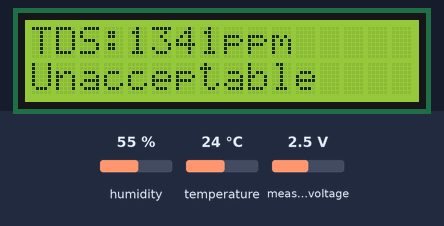
A sketch run on a simulated ESP32. Parts: 16×2 character LCD. The test bench sets the inputs (shaded band); at power-on: temperature 24 °C, measured voltage 2.5 V, humidity 55 %. What the sketch prints to the serial monitor is not drawn.

Above: at 5.3 s.
5.4 s: temperature set to 33 °C
At 12.3 s:
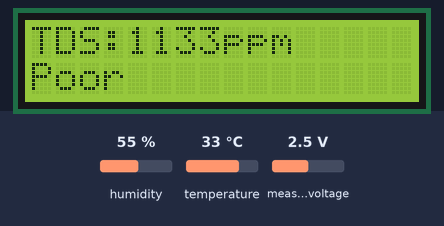
15.9 s: measured voltage set to 0.1 V
At 18.8 s:
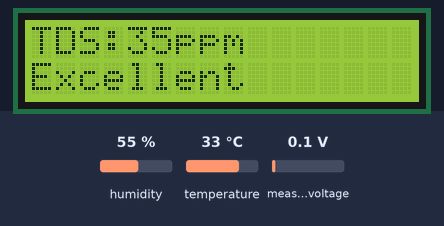
26.2 s: measured voltage set to 1.2 V
At 32.8 s:
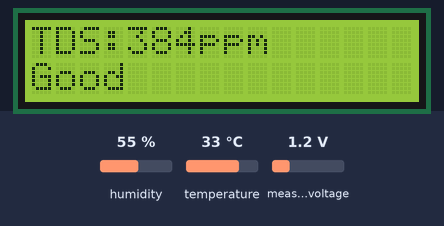
35.9 s: temperature set to 12 °C
At 39.2 s:
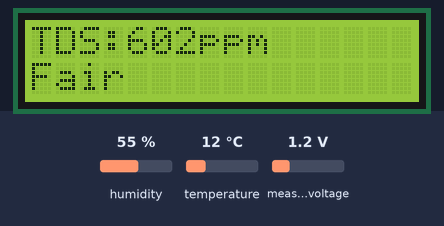
46.2 s: temperature set to 19 °C
At 55.1 s:
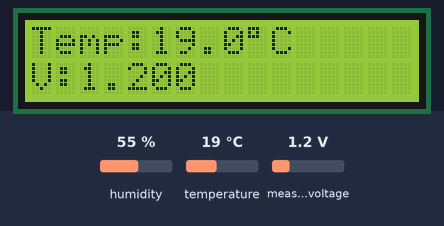
55.9 s: measured voltage set to 2.5 V
At 58.7 s:
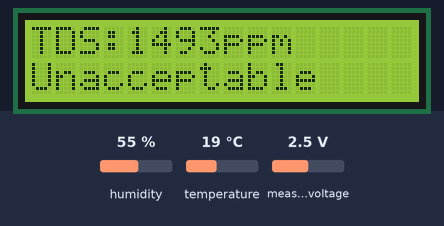
Timing chart, 0 to 60.2 s (numbered marks = the images above; inputs shaded):
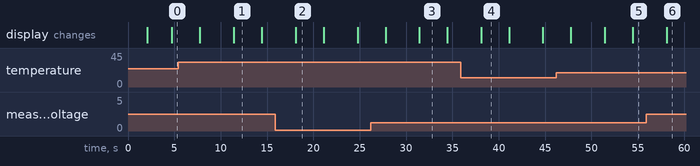

The sketch:

cek_kalibrasi_tds__1_.ino
```cpp
#include <Wire.h>
#include <Adafruit_ADS1X15.h>
#include <LiquidCrystal_I2C.h>
#include <DHT.h>

#define DHTPIN 4
#define DHTTYPE DHT11

DHT dht(DHTPIN, DHTTYPE);

Adafruit_ADS1115 ads;
LiquidCrystal_I2C lcd(0x27, 16, 2);

// =========================
// Parameter
// =========================
const int SAMPLE_COUNT = 32;

const float TDS_FACTOR = 0.5;
const float CALIBRATION_FACTOR = 1.0;

// =========================
// Kategori
// =========================
String getWaterCategory(float tds)
{
  if (tds < 300)
    return "Excellent";
  else if (tds < 600)
    return "Good";
  else if (tds < 900)
    return "Fair";
  else if (tds < 1200)
    return "Poor";
  else
    return "Unacceptable";
}

void setup()
{
  Serial.begin(115200);
  delay(2000);

  Wire.begin(21, 22);

  Serial.println();
  Serial.println("========================");
  Serial.println(" HYDROSENSE DEBUG MODE ");
  Serial.println("========================");

  if (!ads.begin())
  {
    Serial.println("ADS1115 TIDAK TERDETEKSI!");
    while (1);
  }

  ads.setGain(GAIN_ONE);

  dht.begin();

  lcd.init();
  lcd.backlight();

  lcd.clear();
  lcd.setCursor(0, 0);
  lcd.print("HydroSense");
  lcd.setCursor(0, 1);
  lcd.print("Starting...");
  delay(2000);
}

void loop()
{
  // =========================
  // Suhu
  // =========================
  float temperature = dht.readTemperature();

  if (isnan(temperature))
  {
    temperature = 25.0;
  }

  // =========================
  // Sampling ADS1115
  // =========================
  long totalADC = 0;

  for (int i = 0; i < SAMPLE_COUNT; i++)
  {
    totalADC += ads.readADC_SingleEnded(0);
    delay(10);
  }

  float avgADC = totalADC / (float)SAMPLE_COUNT;

  // =========================
  // ADC -> Volt
  // =========================
  float voltage = ads.computeVolts((int16_t)avgADC);

  if (voltage < 0)
    voltage = 0;

  // =========================
  // Rumus EC
  // =========================
  float ec =
      (133.42 * voltage * voltage * voltage)
      - (255.86 * voltage * voltage)
      + (857.39 * voltage);

  // =========================
  // Kompensasi suhu
  // =========================
  float ec25 =
      ec /
      (1.0 + 0.02 * (temperature - 25.0));

  // =========================
  // TDS
  // =========================
  float tdsValue =
      ec25 *
      TDS_FACTOR *
      CALIBRATION_FACTOR;

  if (tdsValue < 0)
    tdsValue = 0;

  String category = getWaterCategory(tdsValue);

  // =========================
  // SERIAL DEBUG
  // =========================
  Serial.println();
  Serial.println("==================================");
  Serial.println("       HYDROSENSE DEBUG");
  Serial.println("==================================");

  Serial.print("ADC Average      : ");
  Serial.println(avgADC);

  Serial.print("Voltage (V)      : ");
  Serial.println(voltage, 6);

  Serial.print("Temperature (C)  : ");
  Serial.println(temperature, 2);

  Serial.print("EC Raw           : ");
  Serial.println(ec, 3);

  Serial.print("EC25             : ");
  Serial.println(ec25, 3);

  Serial.print("TDS (ppm)        : ");
  Serial.println(tdsValue, 1);

  Serial.print("Category         : ");
  Serial.println(category);

  Serial.println("==================================");

  // =========================
  // LCD HALAMAN 1
  // =========================
  lcd.clear();

  lcd.setCursor(0, 0);
  lcd.print("TDS:");
  lcd.print((int)tdsValue);
  lcd.print("ppm");

  lcd.setCursor(0, 1);
  lcd.print(category);

  delay(3000);

  // =========================
  // LCD HALAMAN 2
  // =========================
  lcd.clear();

  lcd.setCursor(0, 0);
  lcd.print("Temp:");
  lcd.print(temperature, 1);
  lcd.print((char)223);
  lcd.print("C");

  lcd.setCursor(0, 1);
  lcd.print("V:");
  lcd.print(voltage, 3);

  delay(3000);
}
```

Measured:
- after the input at 5.4 s, the display: first differs from a run without the input after 6.0 s (image 1)
- after the input at 15.9 s, the display: changes after 2.2 s (image 2)
- after the input at 26.2 s, the display: first differs from a run without the input after 5.2 s (image 3)
- after the input at 35.9 s, the display: changes after 2.2 s (image 4)
- after the input at 46.2 s, the display: first differs from a run without the input after 5.2 s (image 5 shows a later state)
- after the input at 55.9 s, the display: changes after 2.2 s (image 6)
- what the display in image 1 shows lasts 3.0 s, from 11.4 s to 14.4 s
